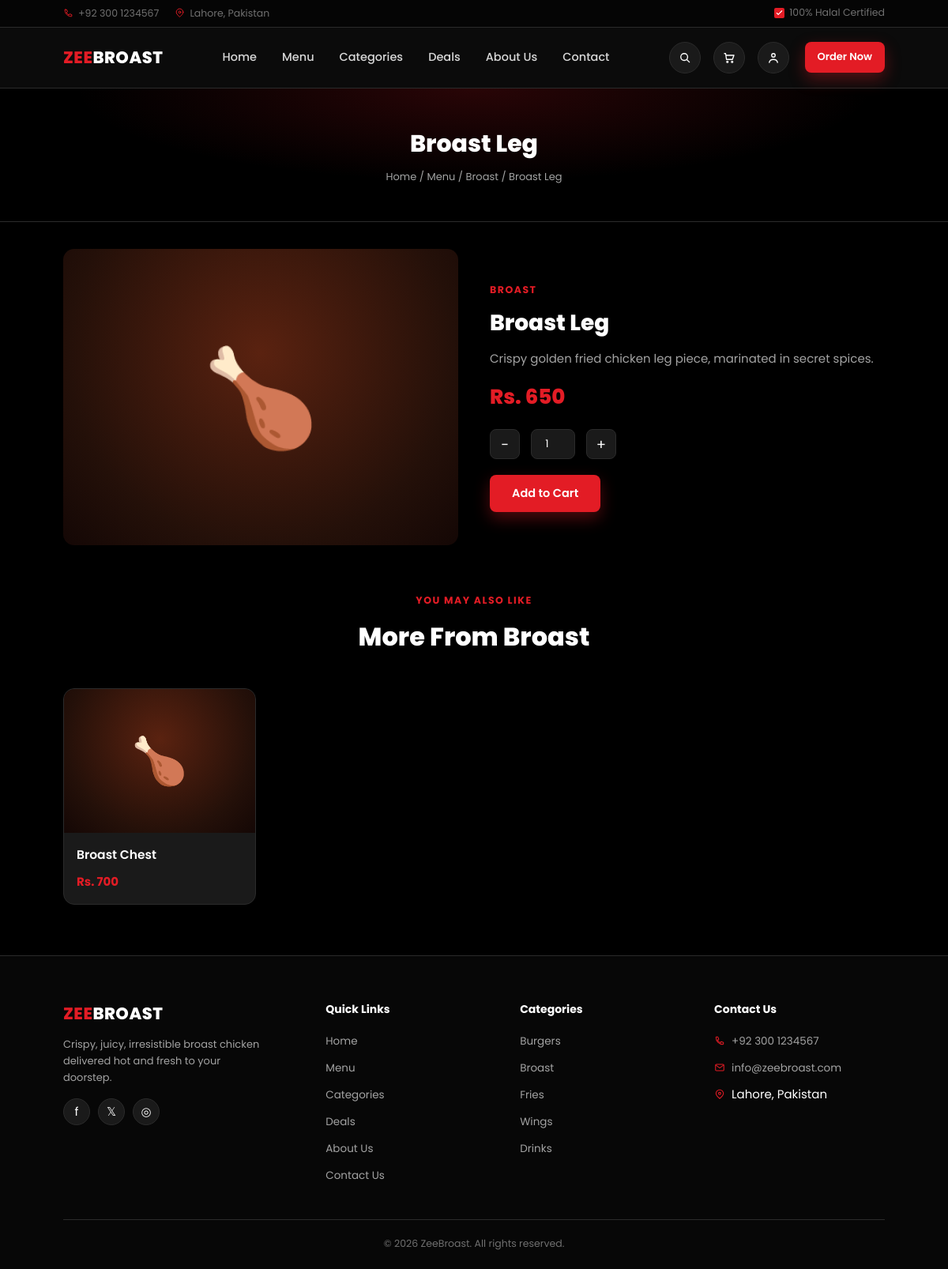
Screenshot of /product.php?slug=broast-leg with the database file from the repository.
### tables this page shows
CREATE TABLE `products` (
  `id` INT UNSIGNED NOT NULL AUTO_INCREMENT,
  `category_id` INT UNSIGNED NOT NULL,
  `name` VARCHAR(150) NOT NULL,
  `slug` VARCHAR(180) NOT NULL,
  `description` TEXT NULL,
  `price` DECIMAL(10,2) NOT NULL,
  `sale_price` DECIMAL(10,2) NULL,
  `image` VARCHAR(255) NULL,
  `icon` VARCHAR(10) NULL COMMENT 'emoji placeholder shown when no image uploaded',
  `is_featured` TINYINT(1) NOT NULL DEFAULT 0,
  `is_popular` TINYINT(1) NOT NULL DEFAULT 0,
  `stock_status` ENUM('in_stock','out_of_stock') NOT NULL DEFAULT 'in_stock',
  `status` ENUM('active','inactive') NOT NULL DEFAULT 'active',
  `sort_order` INT NOT NULL DEFAULT 0,
  `created_at` TIMESTAMP NOT NULL DEFAULT CURRENT_TIMESTAMP,
  `updated_at` TIMESTAMP NOT NULL DEFAULT CURRENT_TIMESTAMP ON UPDATE CURRENT_TIMESTAMP,
  PRIMARY KEY (`id`),
  UNIQUE KEY `uq_product_slug` (`slug`),
  KEY `fk_product_category` (`category_id`),
  CONSTRAINT `fk_product_category` FOREIGN KEY (`category_id`) REFERENCES `categories` (`id`) ON DELETE CASCADE
);

CREATE TABLE `categories` (
  `id` INT UNSIGNED NOT NULL AUTO_INCREMENT,
  `name` VARCHAR(100) NOT NULL,
  `slug` VARCHAR(120) NOT NULL,
  `icon` VARCHAR(60) NULL COMMENT 'emoji or icon class used as visual placeholder',
  `image` VARCHAR(255) NULL,
  `sort_order` INT NOT NULL DEFAULT 0,
  `status` ENUM('active','inactive') NOT NULL DEFAULT 'active',
  `created_at` TIMESTAMP NOT NULL DEFAULT CURRENT_TIMESTAMP,
  PRIMARY KEY (`id`),
  UNIQUE KEY `uq_category_slug` (`slug`)
);

### config/database.php (called while the page is built, shortened)
<?php
function db(): PDO
{
    static $pdo = null;
    if ($pdo === null) {
        $dsn = 'mysql:host=' . DB_HOST . ';dbname=' . DB_NAME . ';charset=' . DB_CHARSET;
        $options = [
            PDO::ATTR_ERRMODE            => PDO::ERRMODE_EXCEPTION,
            PDO::ATTR_DEFAULT_FETCH_MODE => PDO::FETCH_ASSOC,
            PDO::ATTR_EMULATE_PREPARES   => false,
        ];
        try {
            $pdo = new PDO($dsn, DB_USER, DB_PASS, $options);
        } catch (PDOException $e) {
            die('Database connection failed. Please try again later.');
        }
    }
    return $pdo;
}

### product.php (the view, shortened to what this page needs)
<?php
require_once __DIR__ . '/includes/header.php';
$slug = $_GET['slug'] ?? '';
$stmt = db()->prepare("SELECT p.*, c.name AS cat_name, c.slug AS cat_slug FROM products p JOIN categories c ON c.id = p.category_id WHERE p.slug = ? AND p.status='active'");
$stmt->execute([$slug]);
$product = $stmt->fetch();
$related = db()->prepare("SELECT * FROM products WHERE category_id = ? AND id != ? AND status='active' LIMIT 4");
$related->execute([$product['category_id'], $product['id']]);
$related = $related->fetchAll();
?>
<div class="page-header">
  <div class="container">
    <h1><?= e($product['name']) ?></h1>
    <div class="breadcrumb">
      <a href="<?= base_url('index.php') ?>">Home</a> / <a href="<?= base_url('menu.php') ?>">Menu</a> / <a href="<?= base_url('category.php?slug=' . urlencode($product['cat_slug'])) ?>"><?= e($product['cat_name']) ?></a> / <?= e($product['name']) ?>
    </div>
  </div>
</div>
<div class="section">
  <div class="container">
    <div class="product-detail">
      <?= food_thumb($product['image'], $product['icon']) ?>
      <div>
        <span class="eyebrow"><?= e($product['cat_name']) ?></span>
        <h1><?= e($product['name']) ?></h1>
        <p class="muted"><?= e($product['description']) ?></p>
        <div class="price"><?= money($product['sale_price'] ?: $product['price']) ?></div>
        <div class="qty-box">
          <button type="button" onclick="var q=document.getElementById('pqty');q.value=Math.max(1,parseInt(q.value)-1)">−</button>
          <input type="number" id="pqty" value="1" min="1" style="width:56px;text-align:center;background:var(--card-bg);border:1px solid var(--border);border-radius:8px;color:#fff;padding:8px;">
          <button type="button" onclick="var q=document.getElementById('pqty');q.value=parseInt(q.value)+1">+</button>
        </div>
        <button class="btn btn-primary" id="addBtn" data-id="<?= (int)$product['id'] ?>">Add to Cart</button>
      </div>
    </div>
    <?php if ($related): ?>
    <div class="section-head" style="margin-top:60px">
      <span class="eyebrow">You May Also Like</span>
      <h2>More From <?= e($product['cat_name']) ?></h2>
    </div>
    <div class="card-grid">
      <?php foreach ($related as $item): ?>
      <a href="<?= base_url('product.php?slug=' . urlencode($item['slug'])) ?>" class="food-card">
        <?= food_thumb($item['image'], $item['icon']) ?>
        <div class="food-body">
          <h3><?= e($item['name']) ?></h3>
          <div class="food-price-row"><span class="food-price"><?= money($item['sale_price'] ?: $item['price']) ?></span></div>
        </div>
      </a>
      <?php endforeach; ?>
    </div>
    <?php endif; ?>
  </div>
</div>
<?php require_once __DIR__ . '/includes/footer.php'; ?>

### includes/functions.php (shortened to what this page needs)
<?php
function setting(string $key, $default = '')
{
    static $cache = null;
    if ($cache === null) {
        $cache = [];
        $stmt = db()->query('SELECT setting_key, setting_value FROM settings');
        foreach ($stmt->fetchAll() as $row) {
            $cache[$row['setting_key']] = $row['setting_value'];
        }
    }
    return $cache[$key] ?? $default;
}
function e(?string $value): string
{
    return htmlspecialchars($value ?? '', ENT_QUOTES, 'UTF-8');
}
function money($amount): string
{
    return setting('currency_symbol', 'Rs.') . ' ' . number_format((float)$amount);
}
function base_url(string $path = ''): string
{
    return BASE_URL . '/' . ltrim($path, '/');
}
function media_url(?string $path): ?string
{
    if (empty($path)) {
        return null;
    }
    return base_url('uploads/' . ltrim($path, '/'));
}
function food_thumb(?string $image, ?string $icon, string $extraClass = ''): string
{
    $icon = $icon ?: '🍗';
    $url = media_url($image);
    return '<div class="food-thumb ' . e($extraClass) . '">' . $icon . '</div>';
}

### includes/footer.php (shortened to what this page needs)
<footer class="site-footer">
  <div class="container">
    <div class="footer-grid">
      <div class="footer-about">
        <a href="<?= base_url('index.php') ?>" class="logo">
          <?php if ($logo_url): ?>
            <img src="<?= e($logo_url) ?>" alt="<?= e(setting('site_name')) ?>" class="logo-image">
          <?php else: ?>
            <span><span class="zee">ZEE</span><span class="broast">BROAST</span></span>
          <?php endif; ?>
        </a>
        <p>Crispy, juicy, irresistible broast chicken delivered hot and fresh to your doorstep.</p>
        <div class="footer-social">
          <a href="<?= e(setting('facebook_url', '#')) ?>" title="Facebook">f</a>
          <a href="<?= e(setting('twitter_url', '#')) ?>" title="Twitter">𝕏</a>
          <a href="<?= e(setting('instagram_url', '#')) ?>" title="Instagram">◎</a>
        </div>
      </div>
      <div>
        <h4>Quick Links</h4>
        <ul>
          <li><a href="<?= base_url('index.php') ?>">Home</a></li>
          <li><a href="<?= base_url('menu.php') ?>">Menu</a></li>
          <li><a href="<?= base_url('category.php') ?>">Categories</a></li>
          <li><a href="<?= base_url('deals.php') ?>">Deals</a></li>
          <li><a href="<?= base_url('about.php') ?>">About Us</a></li>
          <li><a href="<?= base_url('contact.php') ?>">Contact Us</a></li>
        </ul>
      </div>
      <div>
        <h4>Categories</h4>
        <ul>
          <?php foreach (db()->query("SELECT name, slug FROM categories WHERE status='active' ORDER BY sort_order")->fetchAll() as $cat): ?>
          <li><a href="<?= base_url('category.php?slug=' . urlencode($cat['slug'])) ?>"><?= e($cat['name']) ?></a></li>
          <?php endforeach; ?>
        </ul>
      </div>
      <div>
        <h4>Contact Us</h4>
        <ul>
          <li><a href="tel:<?= e(setting('phone')) ?>"><span class="footer-contact-icon" aria-hidden="true"><svg viewBox="0 0 24 24"><path d="M5 4h3l2 5-2.5 1.5a12 12 0 0 0 6 6L15 14l5 2v3a1 1 0 0 1-1 1C10.7 20 4 13.3 4 5a1 1 0 0 1 1-1Z"></path></svg></span><?= e(setting('phone')) ?></a></li>
          <li><a href="mailto:<?= e(setting('email')) ?>"><span class="footer-contact-icon" aria-hidden="true"><svg viewBox="0 0 24 24"><rect x="3" y="5" width="18" height="14" rx="2"></rect><path d="m4 7 8 6 8-6"></path></svg></span><?= e(setting('email')) ?></a></li>
          <li><span class="footer-contact-line"><span class="footer-contact-icon" aria-hidden="true"><svg viewBox="0 0 24 24"><path d="M20 10c0 5-8 11-8 11S4 15 4 10a8 8 0 1 1 16 0Z"></path><circle cx="12" cy="10" r="2.5"></circle></svg></span><?= e(setting('address')) ?></span></li>
        </ul>
      </div>
    </div>
    <div class="footer-bottom">
      &copy; <?= date('Y') ?> <?= e(setting('site_name')) ?>. All rights reserved.
    </div>
  </div>
</footer>
</body>
</html>

### rows the page displays
products: name "Broast Leg", category.name "Broast", icon "🍗", category.name "BROAST", description "Crispy golden fried chicken leg piece, marinated in secret spices.", sale_price+price "Rs. 650"
products: icon "🍗", name "Broast Chest", money($item['sale_price'] ?: $item['price']) "Rs. 700"
categories: name "Burgers"
categories: name "Broast"
categories: name "Fries"
categories: name "Wings"
categories: name "Drinks"

### other values shown
setting('phone') "+92 300 1234567"
setting('address') "Lahore, Pakistan"
setting('email') "info@zeebroast.com"
setting('site_name') "ZeeBroast"
